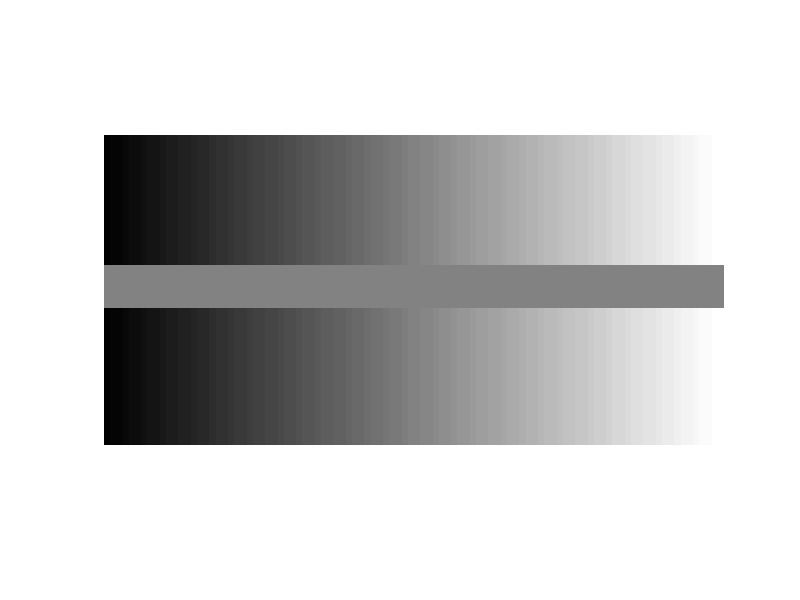
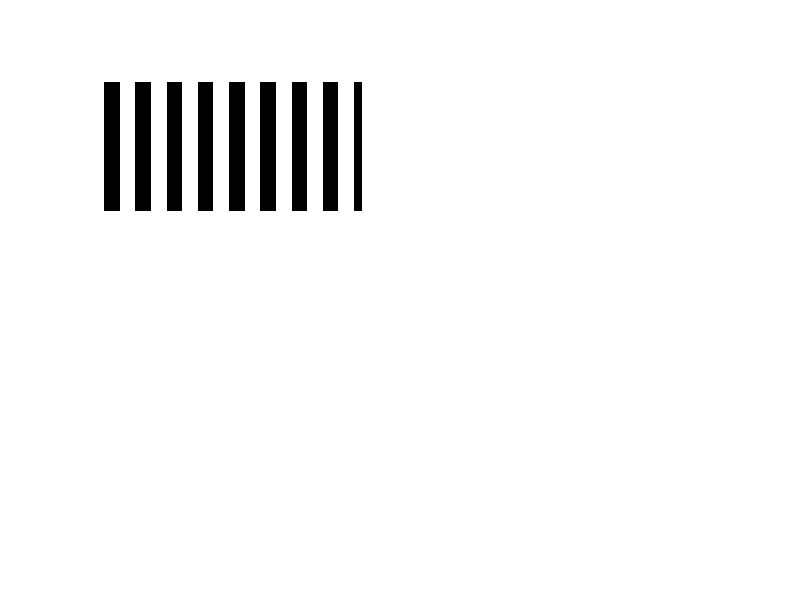
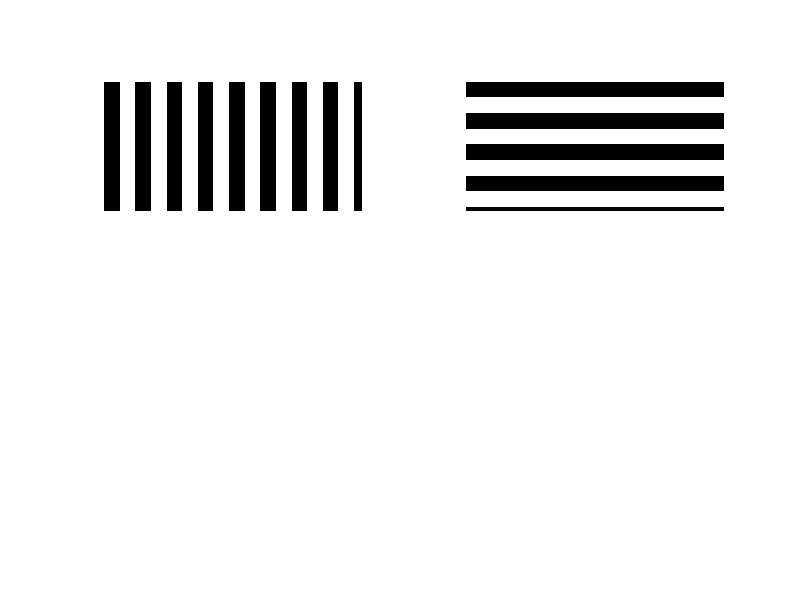
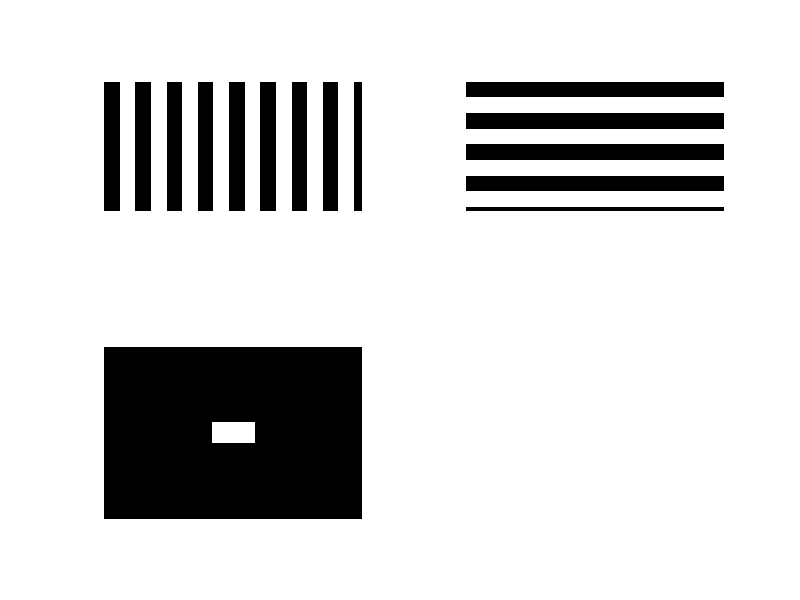

Source code (MATLAB) for these figures, in order: (Note: this script raises an error after producing the figures.)
%% Question 1: Image I/O 
clc, clear, close all

function show_images(extension) 
    file_list = dir(extension);
    [file_number, tmp] = size(file_list);

    for i = 1:file_number 
        im = imread(file_list(i).name);
        figure;
        imshow(im);
    end
end

show_images('*.png')
show_images('*.jpg')
show_images('*.bmp')

%% Question 2: Grayscale
clc, clear, close all

im = ones(50, 100);
for i = 1:50
    for j = 1:100
        im(i,j) = im(i,j) * j/100;
    end
end

im(22:28,:) = ones(7, 100) * 0.5;
figure, imshow(im), exportgraphics(gcf, '../Q2.png')

%% Question 3: Geometric shapes and patterns
clc, clear, close all

% vertical stripes
function im = im_vstripes(width, height, stripe_width)
    white = ones(height, stripe_width);
    black = zeros(height, stripe_width);
    stripe = [black white];
    n = ceil(width / (2*stripe_width));
    im = repmat(stripe, 1, n);
    im = im(:, 1:width); % crop the image to the right width
end

% horizontal stripes
function im = im_hstripes(width, height, stripe_height)
    white = ones(stripe_height, width);
    black = zeros(stripe_height, width);
    stripe = [black; white];
    n = ceil(height / (2*stripe_height));
    im = repmat(stripe, n, 1);
    im = im(1:height,:);
end

% rectangle
function im = im_rect(width, height, rect_width, rect_height)
    im = zeros(height, width);
    rect = ones(rect_height, rect_width);

    start_height = floor((height - rect_height) / 2) + 1;
    start_width = floor((width - rect_width) /  2) + 1;
    im(start_height:start_height+rect_height-1, start_width:start_width+rect_width-1) = rect;
end

% circle
function im = im_circ(width, height, radius)
    im = zeros(height, width);
    circ = zeros(2*radius);
    for i = 1:2*radius
        for j = 1:2*radius
            if (i - radius).^2 + (j - radius).^2 <= radius.^2
                circ(i, j) = 1;
            end
        end
    end
    start_height = floor((height - 2 * radius) / 2) + 1;
    start_width = floor((width - 2 * radius) /  2) + 1;
    im(start_height:start_height+2*radius-1, start_width:start_width+2*radius-1) = circ;
end

imv = im_vstripes(512, 256, 31);
imh = im_hstripes(512, 256, 31);
imr = im_rect(384, 256, 64, 32);
imc = im_circ(384, 256, 32);

figure
subplot(2,2,1), imshow(imv), exportgraphics(gca, '../Q3_vstripes.png')
subplot(2,2,2), imshow(imh), exportgraphics(gca, '../Q3_hstripes.png')
subplot(2,2,3), imshow(imr), exportgraphics(gca, '../Q3_rect.png')
subplot(2,2,4), imshow(imc), exportgraphics(gca, '../Q3_circ.png')

%% Question 4: RGB colour coding
clc, clear, close all

function [r, g, b] = split_colors(im)
    r = zeros(size(im), 'double');
    g = zeros(size(im), 'double');
    b = zeros(size(im), 'double');

    r(:, :, 1) = im(:, :, 1);
    g(:, :, 2) = im(:, :, 2);
    b(:, :, 3) = im(:, :, 3);
end


im_names = {"Teinte.jpg", "oeil.jpg", "cargo.jpg", "CoulAdd.jpg"};
figure
for j =1:length(im_names)
    im = imread(im_names{j});
    [imr, img, imb] = split_colors(im);
    ims = {im, imr, img, imb};
    for i = 1:4
        subplot(4,4,i+4*(j-1))
        imshow(uint8(ims{i}))
    end
end

%% Question 5: French flag
clc, clear, close all

flag = zeros(200, 300, 3);
flag(:, 1:100, 3) = 1;
flag(:, 101:200, :) = 1;
flag(:, 201:301, 1) = 1;

figure, imshow(flag), exportgraphics(gcf, '../Q5_Flag.png')

%% Question 6: HSV colour coding
clc, clear, close all

function im = hsv_spectrum(height, width)
    im = zeros(height, width, 3);
    
    H = linspace(0, 1, width);
    S = linspace(0, 1, height);
    
    im(:, :, 1) = repmat(H, height, 1);
    im(:, :, 2) = repmat(S', 1, width);
    im(:,:,3) = 1;
    im = hsv2rgb(im);
end

im = hsv_spectrum(256, 512);
figure, imshow(im), exportgraphics(gcf, '../Q6_HSV_spectrum.png')

%% Question 7: RGB to grayscale conversion
clc, clear, close all

a = 0.299;
b = 0.587;
c = 0.114;

im = hsv_spectrum(256, 512);
[imr, img, imb] = split_colors(im);
img = sum(a.*imr + b.*img + c.*imb, 3);

figure
subplot(1,3,1), imshow(im), title('Original')
subplot(1,3,2), imshow(img), title('Converted'), exportgraphics(gca, '../Q7_grayscale.png')
subplot(1,3,3), imshow(rgb2gray(im)), title('Built-in conversion')

%% Question 8: Isolation of beach
clc, clear, close all

% filter the image in the HSV space based on a range of hues
RGB = imread("SpainBeach.jpg");
HSV = rgb2hsv(RGB);
HSV_filtered = HSV;
mask = HSV_filtered(:,:,1) > 0.05 & HSV_filtered(:,:,1) < 0.06;
RGB_filtered = RGB .* uint8(mask);

figure
subplot(1,2,1), imshow(RGB)
subplot(1,2,2), imshow(RGB_filtered)
exportgraphics(gca, '../Q8_FilteredBeach.png')

%% Question 9: Histograms
clc, clear, close all

im = imread('SpainBeach.jpg');
figure, axis('equal')
subplot(1,2,1), imhist(im), title('Default'), 
subplot(1,2,2), imhist(histeq(im)), title('Equalized')
exportgraphics(gcf, '../Q9_Hist.png')

%% Question 10: Mysterious .bmp files
clc, clear, close all

[imx, mapx]  = imread('imagex.bmp');
[imxx, mapxx] = imread('imagexx.bmp');

figure
subplot(1,3,1), imshow(imx), title('Imagex.bmp')
subplot(1,3,2), imshow(imxx), title('Imagexx.bmp as uint8')
subplot(1,3,3), imshow(double(imxx)), title('Imagexx.bmp as double'), exportgraphics(gca, '../Q10_Mystery.png')

%% Question 11: Blur and Edge filtering
clc, clear, close all 

im = im_vstripes(512, 512, 64);
blur_filter = fspecial('gaussian', [10 10], 10);
edge_filter = fspecial('laplacian');
imb = imfilter(im, blur_filter, 'replicate');
ime = imfilter(uint8(im), edge_filter);

figure, imshow(im), title('Original'), saveas(gcf, '../Q11_Stripes_Original.png')
figure, imshow(imb), title('Blurred'), saveas(gcf, '../Q11_Stripes_Blurred.png')
figure, imshow(imadjust(ime)), title('Edges'), saveas(gcf, '../Q11_Stripes_Edges.png')

im = imread('SpainBeach.jpg');
blur_filter = fspecial('gaussian', [10 10], 10);
edge_filter = fspecial('sobel');
imb = imfilter(im, blur_filter, 'replicate');
ime = imfilter(uint8(im), edge_filter);

figure, imshow(im), title('Original'), saveas(gcf, '../Q11_Beach_Original.png')
figure, imshow(imb), title('Blurred'), saveas(gcf, '../Q11_Beach_Blurred.png')
figure, imshow(ime), title('Edges'), saveas(gcf, '../Q11_Beach_Edges.png')

%% Question 12: Isolation of stars
clc, clear, close all

imo = imread('Etoiles.png');
im = rgb2gray(imo);

% blur the image
imb = imfilter(im, fspecial('gaussian', [50 50], 10));
imb = imadjust(imb);

% find edges and blur the result
ime = imfilter(imb, fspecial('laplacian', 0.1));
imeb = imfilter(ime, fspecial('disk', 15));

% laplacian edges are the complement to what we want
mask = uint8(~logical(imeb));
imf = imo .*  mask; 

figure, imshow(imo), title('Original'), saveas(gcf, '../Q12_Original.png')
figure, imshow(imb), title('Blurred'), saveas(gcf, '../Q12_Blurred.png')
figure, imshow(imadjust(ime)), title('Edges'), saveas(gcf, '../Q12_Edges.png')
figure, imshow(imf), title('Masked'), saveas(gcf, '../Q12_Masked.png')

